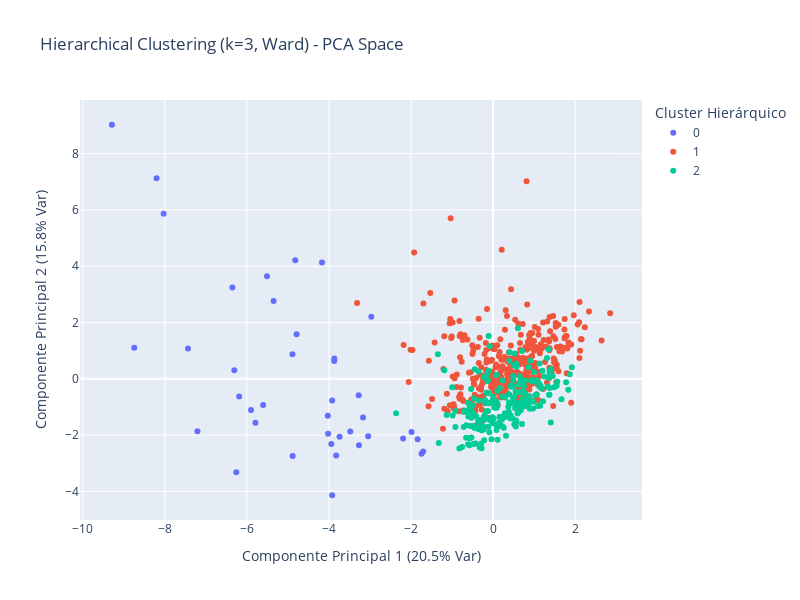

The cell this chart's notebook holds for it:
### Code cell
#  Visualização com Plotly Express (no espaço PCA 2D)
print(f"\n--- Visualização dos Clusters Hierárquicos (k={k_hierarchical}) com Plotly Express ---")
fig = px.scatter(df_plotly_hier,
                 x='PC1',
                 y='PC2',
                 color="Cluster", 
                 title=f"Hierarchical Clustering (k={k_hierarchical}, Ward) - PCA Space",
                 width=800, height=600,
                 category_orders={"Cluster": sorted(df_plotly_hier['Cluster'].unique())} # Garante ordem na legenda
                )
fig.update_layout(
    xaxis_title=f'Componente Principal 1 ({pca_2d.explained_variance_ratio_[0]*100:.1f}% Var)',
    yaxis_title=f'Componente Principal 2 ({pca_2d.explained_variance_ratio_[1]*100:.1f}% Var)',
    legend_title="Cluster Hierárquico"
)
fig.show()

### Figure 1 — Plotly figure (JSON) as saved in the notebook; plotly's stock layout.template omitted (floating-point values rounded to 4 significant figures; data arrays with more than 128 entries replaced by an {"elided": "..."} marker saying what was removed)
{"data": [{"hovertemplate": "Cluster=0<br>PC1=%{x}<br>PC2=%{y}<extra></extra>", "legendgroup": "0", "marker": {"color": "#636efa", "symbol": "circle"}, "mode": "markers", "name": "0", "orientation": "v", "showlegend": true, "type": "scatter", "x": [-1.745, -1.988, -3.17, -3.268, -2.193, -1.839, -1.704, -3.825, -3.044, -5.35, -4.029, -3.923, -4.022, -5.9, -8.203, -8.031, -4.171, -3.873, -6.308, -4.891, -3.481, -8.747, -2.97, -5.51, -3.742, -7.436, -5.793, -6.26, -6.356, -3.276, -7.206, -5.605, -4.822, -4.886, -6.19, -3.869, -4.79, -9.293, -3.944, -3.924], "xaxis": "x", "y": [-2.667, -1.888, -1.375, -2.362, -2.118, -2.153, -2.584, -2.726, -2.044, 2.767, -1.314, -4.138, -1.949, -1.107, 7.122, 5.868, 4.135, 0.6355, 0.3, 0.871, -1.873, 1.105, 2.203, 3.641, -2.061, 1.073, -1.559, -3.321, 3.243, -0.5884, -1.868, -0.93, 4.215, -2.746, -0.6272, 0.7204, 1.582, 9.026, -2.32, -0.7717], "yaxis": "y"}, {"hovertemplate": "Cluster=1<br>PC1=%{x}<br>PC2=%{y}<extra></extra>", "legendgroup": "1", "marker": {"color": "#EF553B", "symbol": "circle"}, "mode": "markers", "name": "1", "orientation": "v", "showlegend": true, "type": "scatter", "x": {"elided": "358 float values"}, "xaxis": "x", "y": {"elided": "358 float values"}, "yaxis": "y"}, {"hovertemplate": "Cluster=2<br>PC1=%{x}<br>PC2=%{y}<extra></extra>", "legendgroup": "2", "marker": {"color": "#00cc96", "symbol": "circle"}, "mode": "markers", "name": "2", "orientation": "v", "showlegend": true, "type": "scatter", "x": {"elided": "217 float values"}, "xaxis": "x", "y": {"elided": "217 float values"}, "yaxis": "y"}], "layout": {"height": 600, "legend": {"title": {"text": "Cluster Hierárquico"}, "tracegroupgap": 0}, "title": {"text": "Hierarchical Clustering (k=3, Ward) - PCA Space"}, "width": 800, "xaxis": {"anchor": "y", "autorange": true, "domain": [0, 1], "range": [-10.07, 3.631], "title": {"text": "Componente Principal 1 (20.5% Var)"}, "type": "linear"}, "yaxis": {"anchor": "x", "autorange": true, "domain": [0, 1], "range": [-5.018, 9.905], "title": {"text": "Componente Principal 2 (15.8% Var)"}, "type": "linear"}}}
